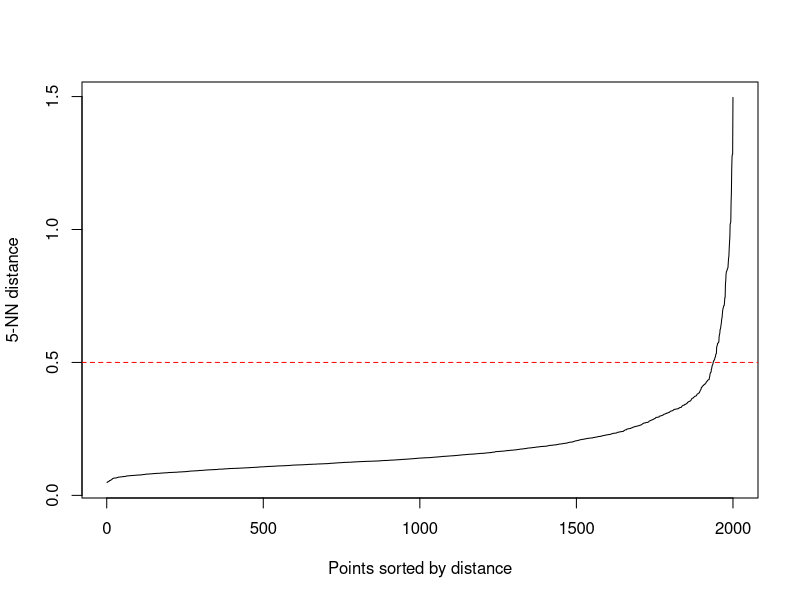
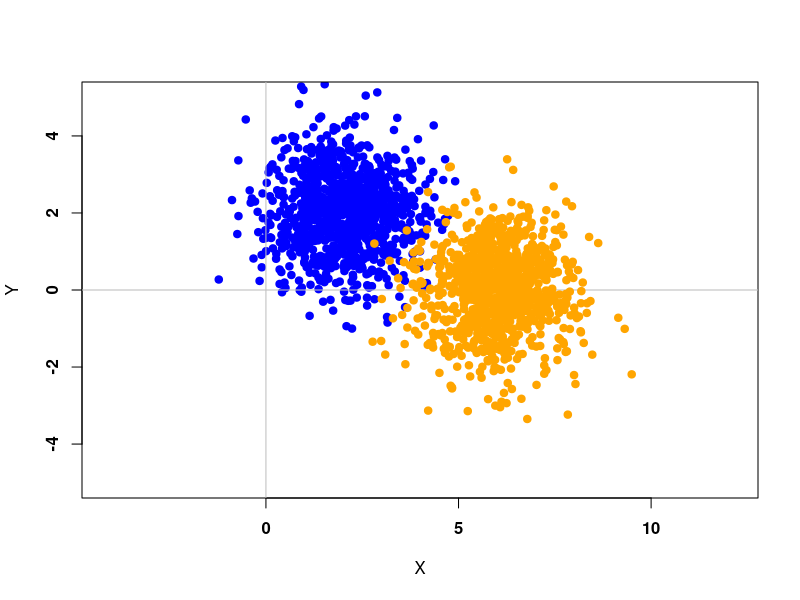
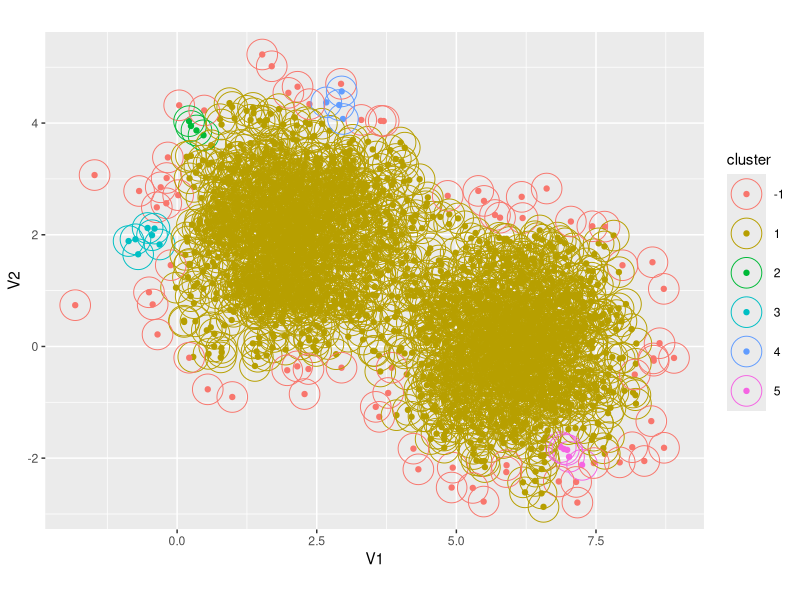
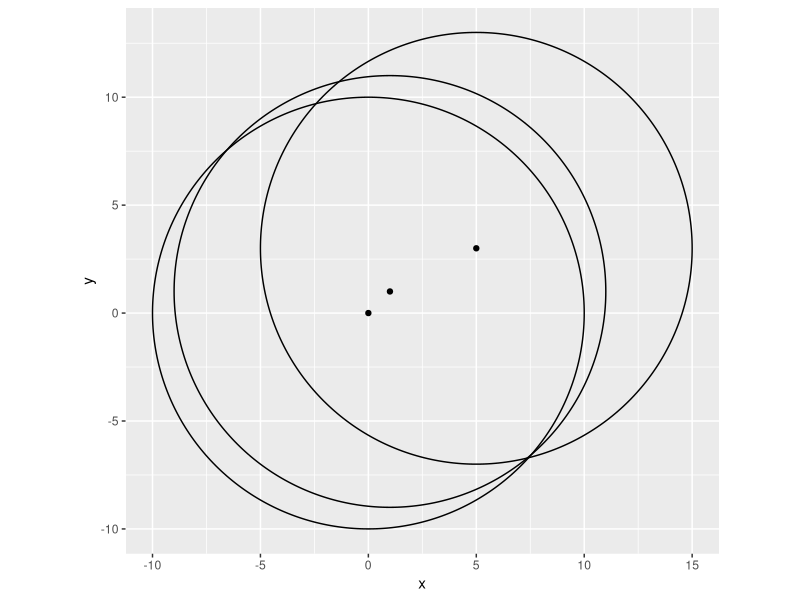

Source code (R) for these figures, in order:
# Test

library(readr)
library(tidyverse)
library(dbscan)

###################################################################################
# Plot some data for C++ project

library(MASS)

S <- matrix(c(1,0,0,1),2,2)
mt1 <- c(2,2)
mt2 <- c(6,0)
n1 <- 1000
n2 <- 1000
n <- n1 + n2

X1 <- mvrnorm(n1, mt1, S)
X2 <- mvrnorm(n2, mt2, S)

DATA_Cpp <- rbind(X1, X2)
kNN1 <- kNNdistplot(DATA_Cpp, k = 5)
abline(h=.5, col = "red", lty=2)

# Write to CSV
write.csv(DATA_Cpp, "DataCpp-2D-1000.csv")


plot(X1, ylim = c(-5,5), xlim = c(-2,10), pch = 19, col = "blue", xlab = "X", ylab = "Y", font = 2, asp = 1)
abline(v = 0, h = 0, col = "gray")
points(X2, pch = 19, col = "orange")


### Visualization

Data_Cluster <- as.data.frame(read.table("Data_Clustered.csv", header=FALSE,sep=","))
#Data_Cluster <- as.data.frame(read.table("D:/Programming/Data-Mining-EiTI---DBSCAN-VP-TREE-C-/Data_Cluster.csv", header=FALSE,sep=","))

cluster <- as.factor(Data_Cluster[,3])

library(ggplot2)
library(ggforce)
#sp <- ggplot(Data_Cluster[,1:2], aes(x=V1, y=V2, colour = cluster, size = cluster)) + geom_point() + geom_point(size = 50, pch = 1) + coord_cartesian(xlim =c(-1, 8), ylim = c(-1, 8))

sp <- ggplot(Data_Cluster[,1:2], aes(x=V1, y=V2, colour = cluster)) + geom_point() + scale_x_continuous() + scale_y_continuous() #+ theme(aspect.ratio = 1)
sp <- sp + coord_fixed(ratio = 1)
sp <- sp + geom_point(size=10, pch=1) #+ coord_cartesian(xlim = c(0,4), ylim = c(0,4))
show(sp)

x <- c(0,1,5)
y <- c(0,1,3)
kappa <- as.data.frame(x)
kappa <- cbind(kappa,y)
sp1 <- ggplot(kappa, aes(x=x, y=y)) + geom_point() + coord_fixed(ratio = 1) + geom_circle(aes(x0=x, y0=y, r= 10), data= kappa)
show(sp1)

  # cols <- c((-1)='red',1='blue',2='green',3='yellow');
# plot(Data_Cluster[,1:2], xlim=c(0,8), ylim=c(0,8),col=cols[Data_Cluster[3]])
#show(3^10)


# 
# forestfires <- read_csv("forestfires.csv")
# View(forestfires)
# 
# 
# #forestfires$ISI <- forestfires$ISI[which.max(forestfires$ISI < 30.0)]
# plot(forestfires$ISI, forestfires$temp, xlim=c(0,26))

# Live <- read_csv("Live.csv")
# View(Live)
# plot(Live$num_comments, Live$num_likes)


# ### Cambridge data
# Cambridge_Crime_Data_2009_2016 <- read_csv("Cambridge Crime Data 2009-2016.csv")
# #View(Cambridge_Crime_Data_2009_2016)
# 
# Cambridge_Crime_Data_2009_2016$Crime <- as.numeric(factor(Cambridge_Crime_Data_2009_2016$Crime))
# Cambridge_Crime_Data_2009_2016$`Crime Date Time` <- as.numeric(factor(Cambridge_Crime_Data_2009_2016$`Crime Date Time`))
# plot(Cambridge_Crime_Data_2009_2016$Crime, Cambridge_Crime_Data_2009_2016$`Crime Date Time`)
# 

# ## Example 1: use dbscan on the iris data set
# data(iris)
# iris <- as.matrix(iris[,1:4])
# ## find suitable eps parameter using a k-NN plot for k = dim + 1
# ## Look for the knee!
# kNNdistplot(iris, k = 5)
# abline(h=.5, col = "red", lty=2)
# res <- dbscan(iris, eps = .5, minPts = 5)
# show(res)
# 
# plot(iris[,1], iris[,3])
